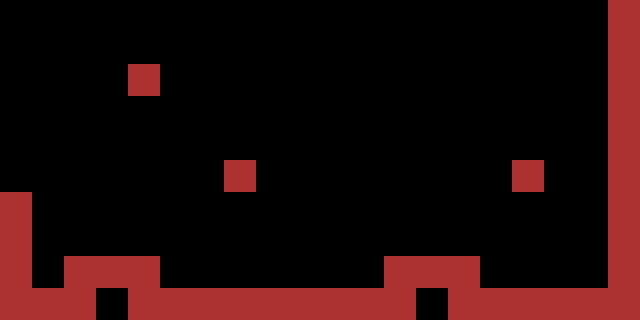

Below is a game level as drawn by its tile map, then a one-line description and the .tmx file that defines it, in full:
An orthogonal 20x10 tile map with 32x32 px tiles, 1 tile layer (Tile Layer 1).

<map version="1.0" tiledversion="1.0.3" orientation="orthogonal" renderorder="right-down" width="20" height="10" tilewidth="32" tileheight="32" nextobjectid="1">
 <tileset firstgid="1" name="Block" tilewidth="32" tileheight="32" tilecount="2" columns="2">
  <image source="../CollisionBlock/Block.png" width="64" height="32" />
 </tileset>
 <layer name="Tile Layer 1" width="20" height="10">
  <data encoding="csv">
0,0,0,0,0,0,0,0,0,0,0,0,0,0,0,0,0,0,0,1,
0,0,0,0,0,0,0,0,0,0,0,0,0,0,0,0,0,0,0,1,
0,0,0,0,1,0,0,0,0,0,0,0,0,0,0,0,0,0,0,1,
0,0,0,0,0,0,0,0,0,0,0,0,0,0,0,0,0,0,0,1,
0,0,0,0,0,0,0,0,0,0,0,0,0,0,0,0,0,0,0,1,
0,0,0,0,0,0,0,1,0,0,0,0,0,0,0,0,1,0,0,1,
1,0,0,0,0,0,0,0,0,0,0,0,0,0,0,0,0,0,0,1,
1,0,0,0,0,0,0,0,0,0,0,0,0,0,0,0,0,0,0,1,
1,0,1,1,1,0,0,0,0,0,0,0,1,1,1,0,0,0,0,1,
1,1,1,0,1,1,1,1,1,1,1,1,1,0,1,1,1,1,1,1
</data>
 </layer>
</map>
